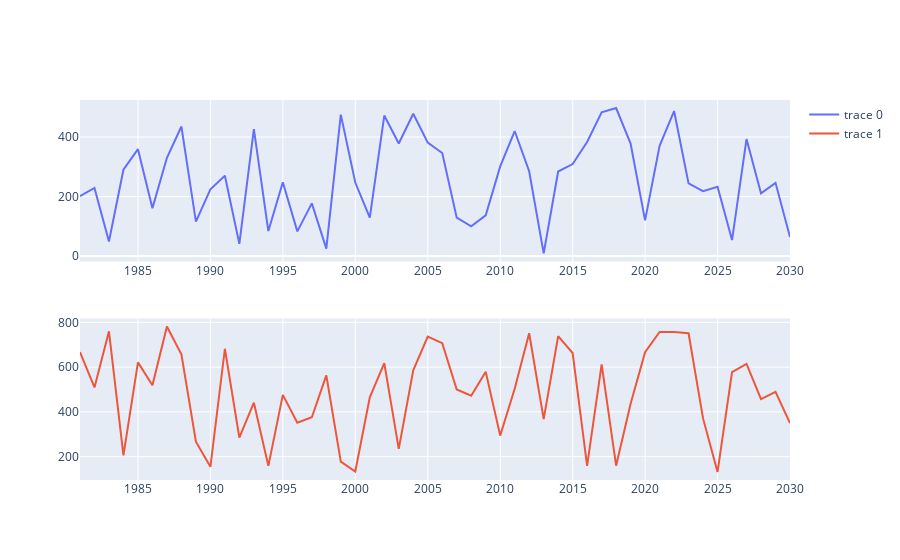

Notebook source saved alongside this figure:
### Code cell
fig = sp.make_subplots(2,1)
fig.add_trace(go.Scatter(x=df.index, y=df['A'], mode='lines'), 1,1)
fig.add_trace(go.Scatter(x=df.index, y=df['B'], mode='lines'), 2,1)
fig.show()
